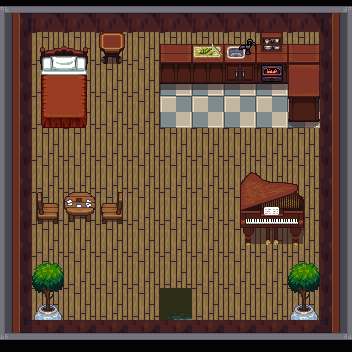

Below is a game level as drawn by its tile map, then a one-line description and the .tmx file that defines it, in full:
An orthogonal 11x11 tile map with 32x32 px tiles, 2 tile layers (Ground, CollisionLayer), 4 tilesets.

<map version="1.2" tiledversion="1.2.0" orientation="orthogonal" renderorder="right-down" width="11" height="11" tilewidth="32" tileheight="32" infinite="0" nextlayerid="3" nextobjectid="1">
 <tileset firstgid="1" source="InteriorTilesRoomVariantRed.tsx" />
 <tileset firstgid="241" source="Interiorv2.tsx" />
 <tileset firstgid="1265" source="InteriorTiles.tsx" />
 <tileset firstgid="1769" source="Terrain.tsx" />
 <layer id="1" name="Ground" width="11" height="11">
  <data encoding="csv">
0,0,0,0,0,0,0,0,0,0,0,
0,1171,1171,1171,1171,1171,1171,1171,1171,1171,0,
0,1171,1171,1171,1171,1203,1203,1203,1203,1171,0,
0,1171,1171,1171,1171,1203,1203,1203,1203,1203,0,
0,1171,1171,1171,1171,1171,1171,1171,1171,1171,0,
0,1171,1171,1171,1171,1171,1171,1171,1171,1171,0,
0,1171,1171,1171,1171,1171,1171,1171,1171,1171,0,
0,1171,1171,1171,1171,1171,1171,1171,1171,1171,0,
0,1171,1171,1171,1171,1171,1171,1171,1171,1171,0,
0,1171,1171,1171,1171,0,1171,1171,1171,1171,0,
0,0,0,0,0,0,0,0,0,0,0
</data>
 </layer>
 <layer id="2" name="CollisionLayer" width="11" height="11">
  <data encoding="csv">
536870939,2684354603,2684354603,2684354603,2684354603,2684354603,2684354603,2684354603,2684354603,2684354603,2684354587,
536871030,267,268,800,0,364,427,363,428,364,2684354678,
536871030,299,300,0,0,396,396,395,432,367,2684354678,
536871030,331,332,0,0,0,0,0,0,399,2684354678,
536871030,0,0,0,0,0,0,0,0,0,2684354678,
536871030,0,0,0,0,0,0,738,739,740,2684354678,
536871030,712,713,714,0,0,0,770,771,772,2684354678,
536871030,0,0,0,0,0,0,802,803,804,2684354678,
536871030,621,0,0,0,0,0,0,0,621,2684354678,
536871030,653,0,0,0,2154,0,0,0,653,2684354678,
536870997,2684354608,2684354608,2684354608,2684354608,2684354608,2684354608,2684354608,2684354608,2684354608,2684354645
</data>
 </layer>
</map>
